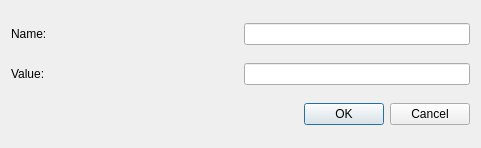
<?xml version="1.0" encoding="UTF-8"?>
<ui version="4.0">
 <class>characterInfoDialog</class>
 <widget class="QDialog" name="characterInfoDialog">
  <property name="windowModality">
   <enum>Qt::WindowModal</enum>
  </property>
  <property name="geometry">
   <rect>
    <x>0</x>
    <y>0</y>
    <width>481</width>
    <height>148</height>
   </rect>
  </property>
  <property name="sizePolicy">
   <sizepolicy hsizetype="Fixed" vsizetype="Fixed">
    <horstretch>0</horstretch>
    <verstretch>0</verstretch>
   </sizepolicy>
  </property>
  <property name="minimumSize">
   <size>
    <width>481</width>
    <height>148</height>
   </size>
  </property>
  <property name="maximumSize">
   <size>
    <width>481</width>
    <height>148</height>
   </size>
  </property>
  <property name="tabletTracking">
   <bool>false</bool>
  </property>
  <property name="focusPolicy">
   <enum>Qt::NoFocus</enum>
  </property>
  <property name="windowTitle">
   <string>Add Character Info</string>
  </property>
  <property name="locale">
   <locale language="English" country="UnitedKingdom"/>
  </property>
  <layout class="QGridLayout" name="gridLayout">
   <item row="3" column="0">
    <layout class="QHBoxLayout" name="horizontalLayout_2">
     <property name="sizeConstraint">
      <enum>QLayout::SetDefaultConstraint</enum>
     </property>
     <item>
      <widget class="QLabel" name="label_2">
       <property name="sizePolicy">
        <sizepolicy hsizetype="Expanding" vsizetype="Fixed">
         <horstretch>0</horstretch>
         <verstretch>0</verstretch>
        </sizepolicy>
       </property>
       <property name="text">
        <string>Value:</string>
       </property>
      </widget>
     </item>
     <item>
      <widget class="QLineEdit" name="valueLineEdit">
       <property name="sizePolicy">
        <sizepolicy hsizetype="Expanding" vsizetype="Fixed">
         <horstretch>0</horstretch>
         <verstretch>0</verstretch>
        </sizepolicy>
       </property>
       <property name="focusPolicy">
        <enum>Qt::StrongFocus</enum>
       </property>
       <property name="layoutDirection">
        <enum>Qt::RightToLeft</enum>
       </property>
      </widget>
     </item>
    </layout>
   </item>
   <item row="2" column="0">
    <layout class="QHBoxLayout" name="horizontalLayout_1">
     <item>
      <widget class="QLabel" name="label">
       <property name="sizePolicy">
        <sizepolicy hsizetype="Expanding" vsizetype="Fixed">
         <horstretch>0</horstretch>
         <verstretch>0</verstretch>
        </sizepolicy>
       </property>
       <property name="text">
        <string>Name:</string>
       </property>
      </widget>
     </item>
     <item>
      <widget class="QLineEdit" name="descriptionLineEdit">
       <property name="sizePolicy">
        <sizepolicy hsizetype="Expanding" vsizetype="Fixed">
         <horstretch>0</horstretch>
         <verstretch>0</verstretch>
        </sizepolicy>
       </property>
       <property name="focusPolicy">
        <enum>Qt::StrongFocus</enum>
       </property>
       <property name="layoutDirection">
        <enum>Qt::RightToLeft</enum>
       </property>
      </widget>
     </item>
    </layout>
   </item>
   <item row="4" column="0">
    <widget class="QDialogButtonBox" name="buttonBox">
     <property name="sizePolicy">
      <sizepolicy hsizetype="Expanding" vsizetype="Fixed">
       <horstretch>0</horstretch>
       <verstretch>0</verstretch>
      </sizepolicy>
     </property>
     <property name="focusPolicy">
      <enum>Qt::StrongFocus</enum>
     </property>
     <property name="orientation">
      <enum>Qt::Horizontal</enum>
     </property>
     <property name="standardButtons">
      <set>QDialogButtonBox::Cancel|QDialogButtonBox::Ok</set>
     </property>
    </widget>
   </item>
  </layout>
 </widget>
 <tabstops>
  <tabstop>descriptionLineEdit</tabstop>
  <tabstop>valueLineEdit</tabstop>
 </tabstops>
 <resources/>
 <connections>
  <connection>
   <sender>buttonBox</sender>
   <signal>accepted()</signal>
   <receiver>characterInfoDialog</receiver>
   <slot>accept()</slot>
   <hints>
    <hint type="sourcelabel">
     <x>259</x>
     <y>136</y>
    </hint>
    <hint type="destinationlabel">
     <x>157</x>
     <y>147</y>
    </hint>
   </hints>
  </connection>
  <connection>
   <sender>buttonBox</sender>
   <signal>rejected()</signal>
   <receiver>characterInfoDialog</receiver>
   <slot>reject()</slot>
   <hints>
    <hint type="sourcelabel">
     <x>327</x>
     <y>136</y>
    </hint>
    <hint type="destinationlabel">
     <x>286</x>
     <y>147</y>
    </hint>
   </hints>
  </connection>
 </connections>
</ui>
